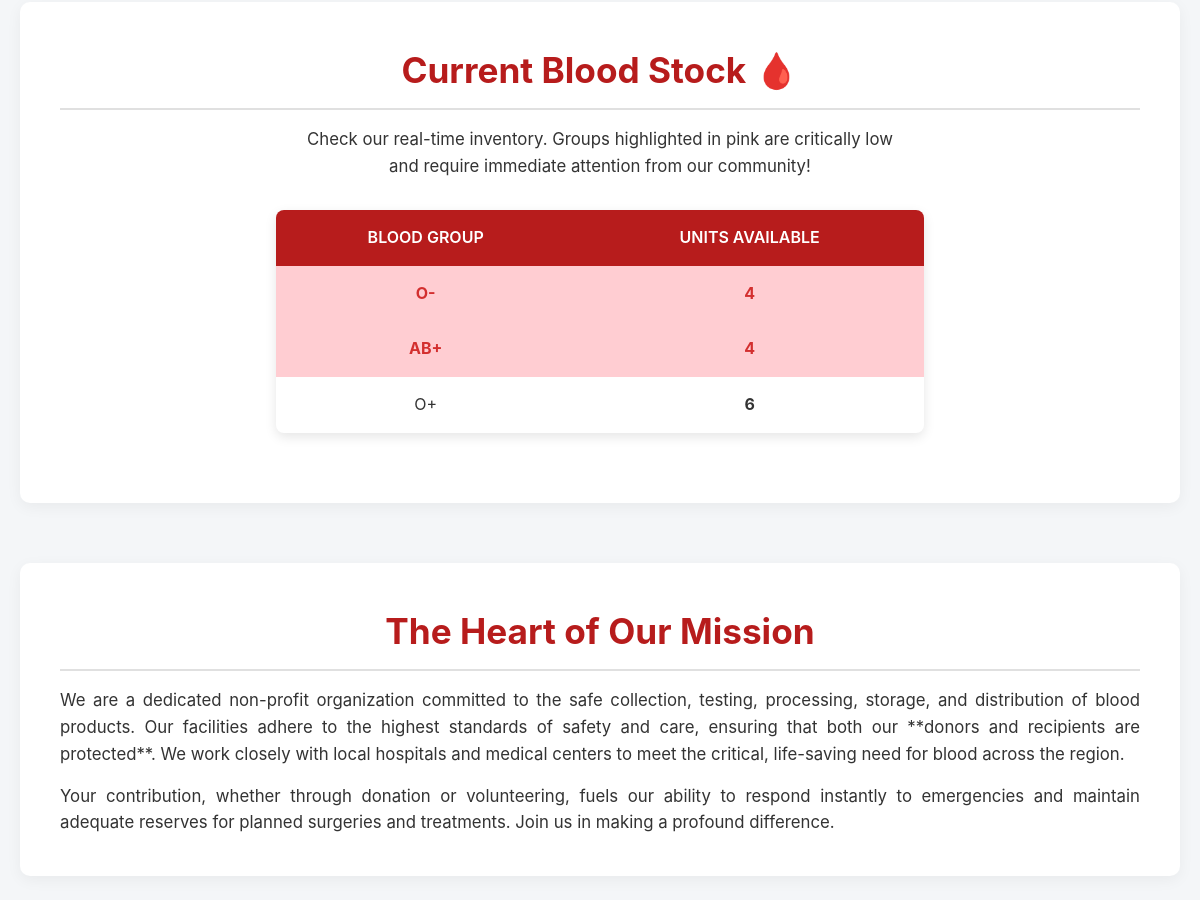
Before: / (middle part) with the older database file.
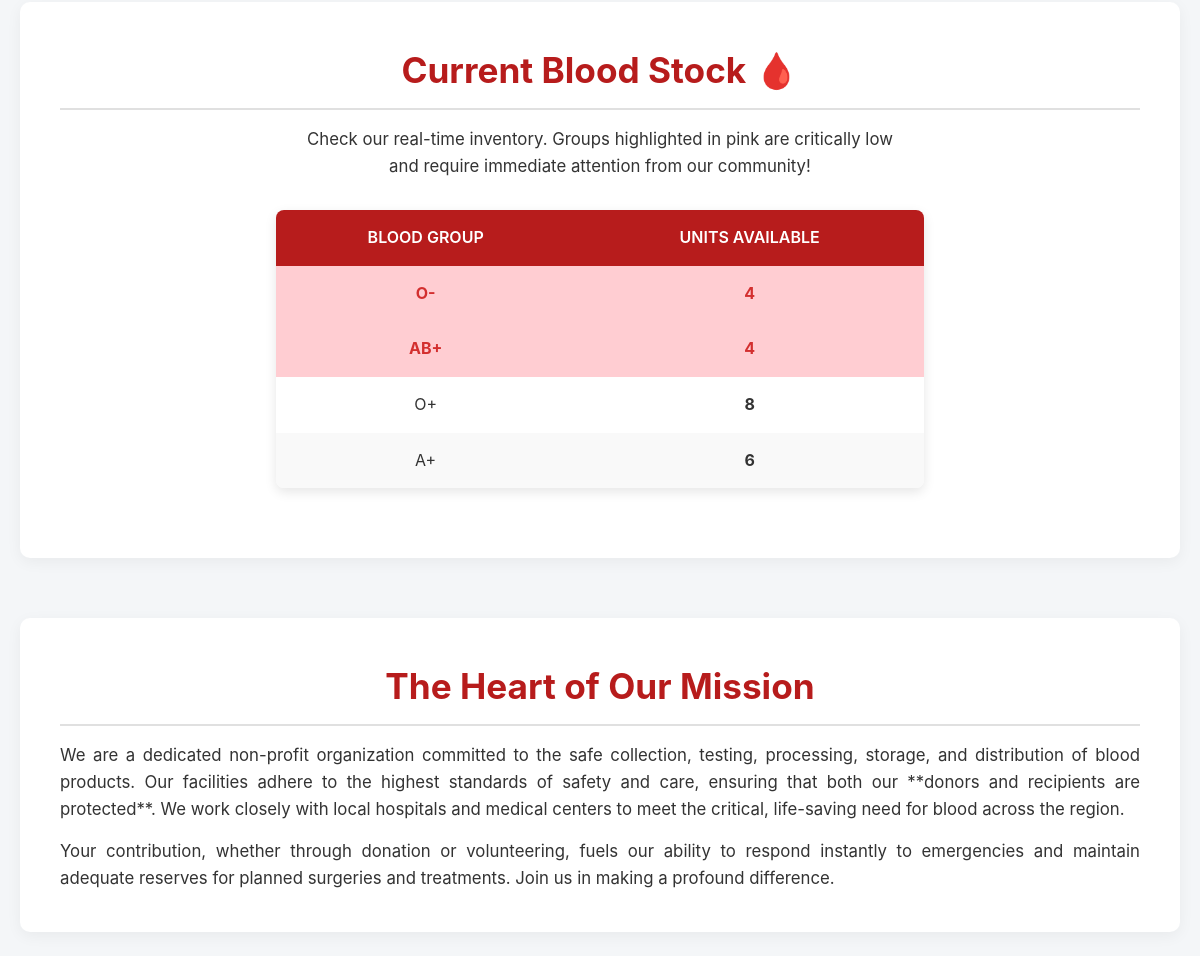
After: the same page with the newer database file.
### bloodmanager/models.py (models this page shows, shortened)
class BloodStock(models.Model):
    blood_group = models.CharField(max_length=3, choices=BLOOD_GROUP_CHOICES, unique=True)
    units = models.PositiveIntegerField(default=0)

### bloodmanager/views.py (the view)
# urls.py: 2. Add a URL to urlpatterns:  path('', views.home, name='home')
def home(request):
    stock = BloodStock.objects.all()
    return render(request, 'index.html', {'stock': stock})

### bloodmanager/templates/index.html (shortened to what this page needs)
<!DOCTYPE html>
<html lang="en">
<head>
</head>
<body>
<main>
    <section id="stock" class="content-section">
        <h1>Current Blood Stock 🩸</h1>
        <p style="text-align: center; max-width: 600px; margin: 10px auto 20px;">Check our real-time inventory. Groups highlighted in pink are critically low and require immediate attention from our community!</p>
        <table>
            <thead>
                <tr>
                    <th>Blood Group</th>
                    <th>Units Available</th>
                </tr>
            </thead>
            <tbody>
                {% for item in stock %}
                <tr class="{% if item.units < 5 %}low-stock{% endif %}">
                    <td>{{ item.blood_group }}</td>
                    <td><strong>{{ item.units }}</strong></td>
                </tr>
                {% empty %}
                <tr><td colspan="2" style="color: #777;">No stock information available. (Admin needs to populate the data)</td></tr>
                {% endfor %}
            </tbody>
        </table>
    </section>
    <section id="about" class="content-section">
        <h1>The Heart of Our Mission</h1>
        <p>We are a dedicated non-profit organization committed to the safe collection, testing, processing, storage, and distribution of blood products. Our facilities adhere to the highest standards of safety and care, ensuring that both our **donors and recipients are protected**. We work closely with local hospitals and medical centers to meet the critical, life-saving need for blood across the region.</p>
        <p>Your contribution, whether through donation or volunteering, fuels our ability to respond instantly to emergencies and maintain adequate reserves for planned surgeries and treatments. Join us in making a profound difference.</p>
    </section>
</main>
</body>
</html>

Changed rows visible on the page:
changed BloodStock (number 3 of 4 on the later page): units "6" → "8"
added BloodStock: blood_group "A+", units "6"
